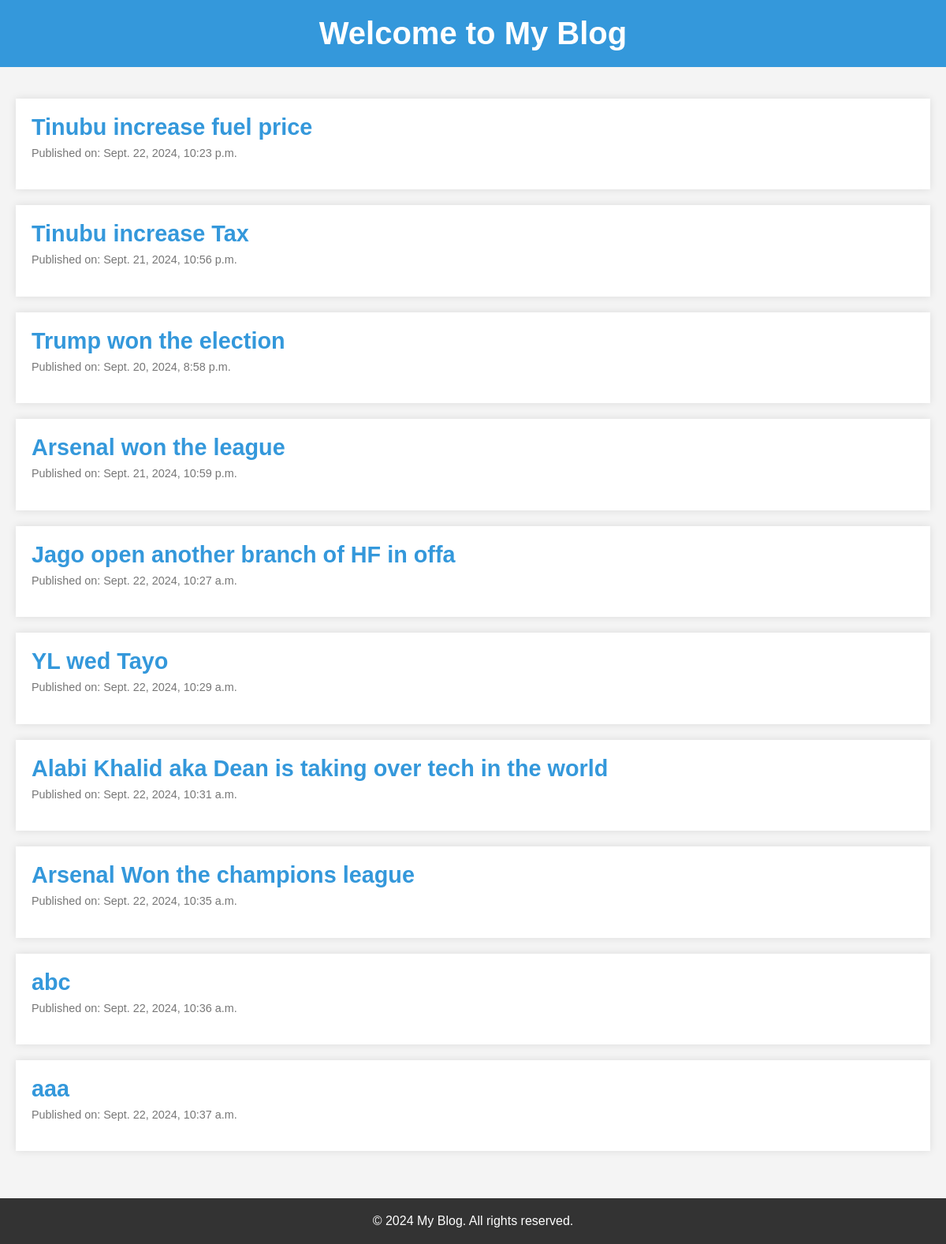
The page / on the database its author committed.
### Blog/models.py (models this page shows, shortened)
class Article(models.Model):
    article_title = models.CharField(max_length=200)
    pub_date = models.DateTimeField('date published')
    article_content = models.TextField()

### Blog/views.py (the view)
# urls.py: path('', views.index, name='index'),
def index(request):
    all_blogs = Article.objects.all()
    context = {
		"all_blogs":all_blogs
	}
    return render(request, 'blog/index.html', context)

### Blog/templates/Blog/index.html (shortened to what this page needs)
<!DOCTYPE html>
{% load static %}
<html lang="en">
    <head>
    </head>
    <body>
        <!DOCTYPE html>
        <html lang="en">
            <head>
                <link rel="stylesheet" href="{% static 'blog/style.css' %}" />
            </head>
            <body>
                <header>
                    <h1>Welcome to My Blog</h1>
                </header>
                <div class="container">
                    {% for blog in all_blogs %}
                    <div class="blog-post">
                        <h2>
                            <a href="{% url 'blog:article' blog.id %}">
                                {{ blog.article_title }}
                            </a>
                        </h2>
                        <p class="post-date">
                            Published on: {{ blog.pub_date }}
                        </p>
                    </div>
                    {% endfor %}
                </div>
                <footer>
                    <p>&copy; 2024 My Blog. All rights reserved.</p>
                </footer>
            </body>
        </html>
    </body>
</html>

### Blog/static/Blog/style.css (style rules this page uses)
body { font-family: Arial, sans-serif; margin: 0; padding: 0; background-color: #f4f4f4; color: #333; }
a { color: #3498db; text-decoration: none; }
header { background-color: #3498db; color: #fff; padding: 20px; text-align: center; }
header h1 { margin: 0; font-size: 2.5em; }
.container { max-width: 1200px; margin: 0 auto; padding: 20px; }
.blog-post { background-color: #fff; margin: 20px 0; padding: 20px; box-shadow: 0 0 10px rgba(0, 0, 0, 0.1); }
.blog-post h2 { margin: 0; font-size: 1.8em; }
.blog-post h2 a { color: #3498db; text-decoration: none; }
.blog-post .post-date { font-size: 0.9em; color: #777; margin-top: 5px; }
.blog-post p { font-size: 1em; line-height: 1.6; }
h2 { font-size: 1.8em; margin-bottom: 20px; }
footer { background-color: #333; color: #fff; text-align: center; padding: 20px; margin-top: 20px; }
footer p { margin: 0; }

### rows shown on the page
Article: article_title "Tinubu increase fuel price", pub_date "Sept. 22, 2024, 10:23 p.m."
Article: article_title "Tinubu increase Tax", pub_date "Sept. 21, 2024, 10:56 p.m."
Article: article_title "Trump won the election", pub_date "Sept. 20, 2024, 8:58 p.m."
Article: article_title "Arsenal won the league", pub_date "Sept. 21, 2024, 10:59 p.m."
Article: article_title "Jago open another branch of HF in offa", pub_date "Sept. 22, 2024, 10:27 a.m."
Article: article_title "YL wed Tayo", pub_date "Sept. 22, 2024, 10:29 a.m."
Article: article_title "Alabi Khalid aka Dean is taking over tech in the world", pub_date "Sept. 22, 2024, 10:31 a.m."
Article: article_title "Arsenal Won the champions league", pub_date "Sept. 22, 2024, 10:35 a.m."
Article: article_title "abc", pub_date "Sept. 22, 2024, 10:36 a.m."
Article: article_title "aaa", pub_date "Sept. 22, 2024, 10:37 a.m."
